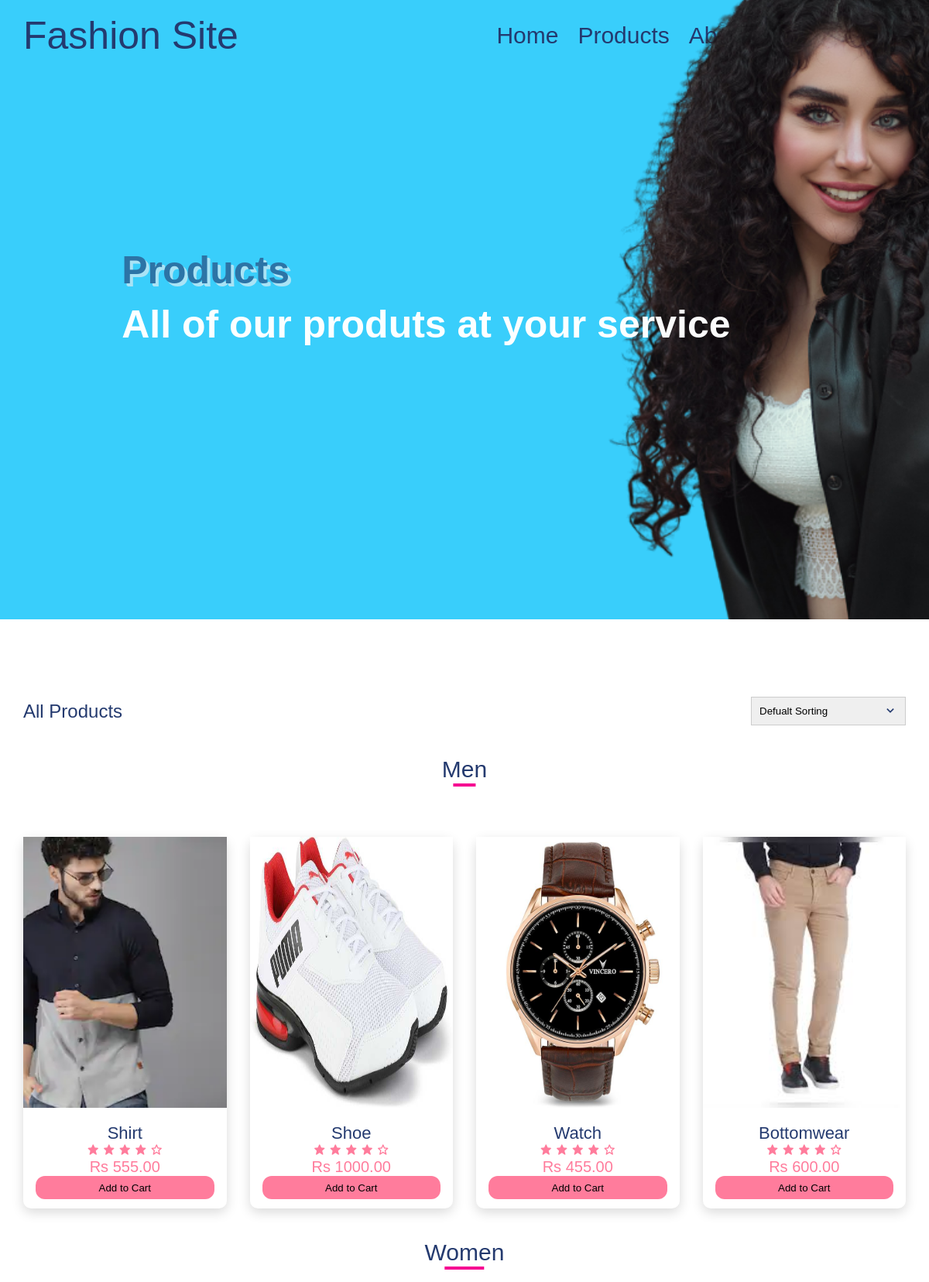
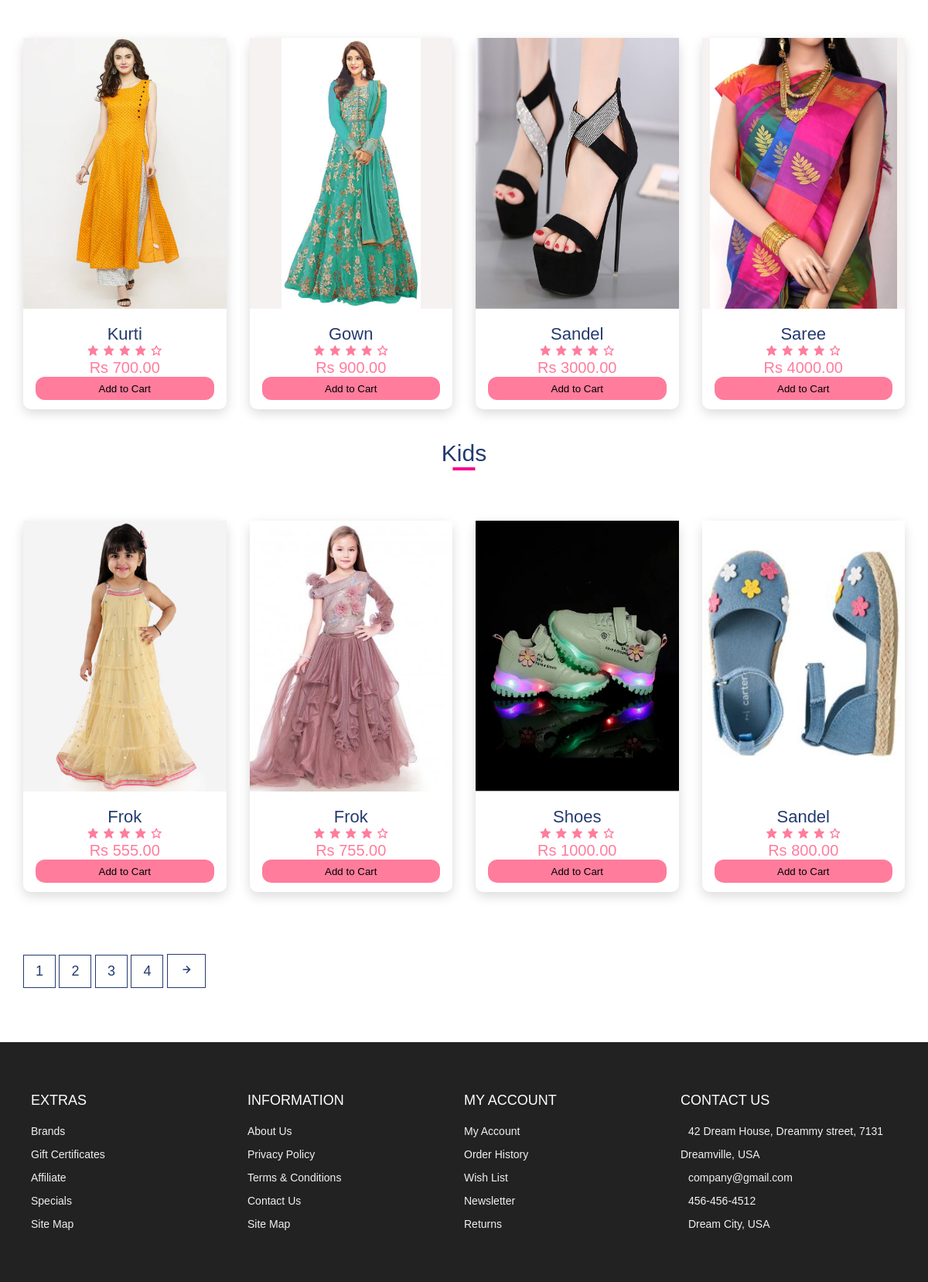
Page /product.php (signed in) on the committed database (2 pictures, top to bottom).
### tables this page shows
CREATE TABLE `products` (
  `id` int(10) NOT NULL,
  `name` varchar(250) NOT NULL,
  `code` varchar(100) NOT NULL,
  `price` double(9,2) NOT NULL,
  `image` varchar(250) NOT NULL
);

### product.php (the view, shortened to what this page needs)
<?php
include('db.php');
?>
<!DOCTYPE html>
<html lang="en">
<head>
    <link rel="stylesheet" href="https://cdn.jsdelivr.net/npm/boxicons@latest/css/boxicons.min.css" />
    <link rel="stylesheet" href="./css/styles.css" />
</head>
<body>
    <header id="home" class="header">
        <nav class="nav">
            <div class="navigation container">
                <div class="logo">
                    <h1>Fashion Site</h1>
                </div>
                <div class="menu">
                    <ul class="nav-list">
                        <li class="nav-item">
                            <a href="index.php" class="nav-link ">Home</a>
                        </li>
                        <li class="nav-item">
                            <div class="dropdown">
                                <a href="product.php" class="nav-link">Products</a>
                            </div>
                        </li>
                        <li class="nav-item">
                            <a href="about.php" class="nav-link ">About</a>
                        </li>
                        <li class="nav-item">
                            <a href="logout.php" class="nav-link ">Logout</a>
                        </li>
                        <li class="nav-item">
                            <a href="cart.php" class="nav-link icon"><i class="bx bx-shopping-bag"></i></a>
                        </li>
                    </ul>
                </div>
            </div>
        </nav>
        <img src="images/prod.png" alt="" class="hero-img" />
        <div class="hero-content">
            <h1>
                <span>Products</span>
            </h1>
            <h2 style="font-size: 50px; color:white">All of our produts at your service</h2>
        </div>
    </header>
    <section class="section all-products" id="products">
        <div class="top container">
            <h1>All Products</h1>
            <form>
                <select>
                    <option value="1">Defualt Sorting</option>
                </select>
                <span><i class='bx bx-chevron-down'></i></span>
            </form>
        </div>
        <div class="title">
            <h1 id="men">Men</h1>
        </div>
        <div class="product-center container">
            <?php
            $result = mysqli_query($con, "SELECT * FROM `products` where id>8 and id<13");
            while ($row = mysqli_fetch_assoc($result)) {
                echo "<div class='product'>
          <form method='post' action=''>  <div class='product-header'>
          <img src='" . $row['image'] . "' >
            <ul class='icons'>
              <span><i class='bx bx-heart'></i></span>
              <span><i class='bx bx-shopping-bag'></i></span>
              <span><i class='bx bx-search'></i></span>
            </ul>
          </div>
          <div class='product-footer'>
            <a href='#'>
              <h3>" . $row['name'] . "</h3>
            </a>
            <div class='rating'>
              <i class='bx bxs-star'></i>
              <i class='bx bxs-star'></i>
              <i class='bx bxs-star'></i>
              <i class='bx bxs-star'></i>
              <i class='bx bx-star'></i>
            </div>
            <h4 class='price'>Rs " . $row['price'] . "</h4>
            <input type='hidden' name='code' value=" . $row['code'] . " />
            <button type='submit' class='buy'>Add to Cart</button>
            </div>
            </form>
          </div>";
            }
            ?>
        </div>
        <div class="title">
            <h1 id="women">Women</h1>
        </div>
        <div class="product-center container">
            <?php
            $result = mysqli_query($con, "SELECT * FROM `products` where id>12 and id<17");
            while ($row = mysqli_fetch_assoc($result)) {
                echo "<div class='product'>
          <form method='post' action=''>  <div class='product-header'>
          <img src='" . $row['image'] . "' >
            <ul class='icons'>
              <span><i class='bx bx-heart'></i></span>
              <span><i class='bx bx-shopping-bag'></i></span>
              <span><i class='bx bx-search'></i></span>
            </ul>
          </div>
          <div class='product-footer'>
            <a href='#'>
              <h3>" . $row['name'] . "</h3>
            </a>
            <div class='rating'>
              <i class='bx bxs-star'></i>
              <i class='bx bxs-star'></i>
              <i class='bx bxs-star'></i>
              <i class='bx bxs-star'></i>
              <i class='bx bx-star'></i>
            </div>
            <h4 class='price'> Rs " . $row['price'] . "</h4>
            <input type='hidden' name='code' value=" . $row['code'] . " />
            <button type='submit' class='buy'>Add to Cart</button>
            </div>
            </form>
          </div>";
            }
            ?>
        </div>
        <div class="title">
            <h1 id="kids">Kids</h1>
        </div>
        <div class="product-center container">
            <?php
            $result = mysqli_query($con, "SELECT * FROM `products` where id>16 and id<21");
            while ($row = mysqli_fetch_assoc($result)) {
                echo "<div class='product'>
          <form method='post' action=''>  <div class='product-header'>
          <img src='" . $row['image'] . "' >
            <ul class='icons'>
              <span><i class='bx bx-heart'></i></span>
              <span><i class='bx bx-shopping-bag'></i></span>
              <span><i class='bx bx-search'></i></span>
            </ul>
          </div>
          <div class='product-footer'>
            <a href='#'>
              <h3>" . $row['name'] . "</h3>
            </a>
            <div class='rating'>
              <i class='bx bxs-star'></i>
              <i class='bx bxs-star'></i>
              <i class='bx bxs-star'></i>
              <i class='bx bxs-star'></i>
              <i class='bx bx-star'></i>
            </div>
            <h4 class='price'> Rs " . $row['price'] . "</h4>
            <input type='hidden' name='code' value=" . $row['code'] . " />
            <button type='submit' class='buy'>Add to Cart</button>
            </div>
            </form>
          </div>";
            }
            ?>
        </div>
    </section>
    <section class="pagination">
        <div class=" container">
            <span>1</span>
            <span>2</span>
            <span>3</span>
            <span>4</span>
            <span><i class='bx bx-right-arrow-alt'></i></span>
        </div>
    </section>
    <footer id="footer" class="section footer">
        <div class="container">
            <div class="footer-container">
                <div class="footer-center">
                    <h3>EXTRAS</h3>
                    <a href="#">Brands</a>
                    <a href="#">Gift Certificates</a>
                    <a href="#">Affiliate</a>
                    <a href="#">Specials</a>
                    <a href="#">Site Map</a>
                </div>
                <div class="footer-center">
                    <h3>INFORMATION</h3>
                    <a href="#">About Us</a>
                    <a href="#">Privacy Policy</a>
                    <a href="#">Terms & Conditions</a>
                    <a href="#">Contact Us</a>
                    <a href="#">Site Map</a>
                </div>
                <div class="footer-center">
                    <h3>MY ACCOUNT</h3>
                    <a href="#">My Account</a>
                    <a href="#">Order History</a>
                    <a href="#">Wish List</a>
                    <a href="#">Newsletter</a>
                    <a href="#">Returns</a>
                </div>
                <div class="footer-center">
                    <h3>CONTACT US</h3>
                    <div>
                        42 Dream House, Dreammy street, 7131 Dreamville, USA
                    </div>
                    <div>
                        company@gmail.com
                    </div>
                    <div>
                        456-456-4512
                    </div>
                    <div>
                        Dream City, USA
                    </div>
                </div>
            </div>
        </div>
    </footer>
</body>
</html>

### css/styles.css (style rules this page uses)
:root { --white: #fff; --black: #222; --pink: #f60091; --grey: #444; --grey2: #959595; --grey-alt: crimson; --yellow: #ffd800; --green: #59b210; }
*, *::before, *::after { margin: 0; padding: 0; box-sizing: inherit; }
html { scroll-behavior: smooth; box-sizing: border-box; font-size: 62.5%; }
body { font-family: "Poppins", sans-serif; font-size: 1.6rem; font-weight: 400; background-color: #fff; color: #243a6f; position: relative; z-index: 1; }
h1, h2, h3, h4 { font-weight: 500; }
a { color: inherit; text-decoration: none; }
img { max-width: 100%; }
li { list-style: none; }
.container { max-width: 120rem; margin: 0 auto; }
@media only screen and (max-width: 1200px) { .container { padding: 0 3rem; } }
.header { position: relative; width: 100%; min-height: 100vh; background-color: rgb(57, 206, 251); overflow: hidden; }
.nav { padding: 1.6rem 0; }
.buy { border-radius: 12px; background-color: #ff7c9c; border: none; width: 100%; height: 3rem; cursor: pointer; }
.navigation { display: flex; align-items: center; justify-content: space-between; }
.logo h1 { font-size: 5rem; }
.nav-list { font-size: 3rem; display: flex; align-items: center; }
.nav-item:not(:last-child) { margin-right: 0.5rem; }
.nav-link:link, .nav-link:visited { padding: 0.8rem 1rem; transition: all 300ms ease-in-out; }
.nav-link.icon { font-size: 5rem; }
.header .hero-img { position: absolute; bottom: -5%; right: -1%; height: 90rem; object-fit: contain; }
.hero-content { position: absolute; top: 50%; transform: translate(25%, -50%); }
.hero-content h2 { color: #f8d742; font-size: 3rem; font-weight: 700; margin-bottom: 1rem; }
.hero-content h1 span { color: #253b70; font-size: 15rem; font-weight: 700; display: block; line-height: 1; text-shadow: 3px 3px 0 #f1f1f1, 4px 4px 0 #f1f1f1; }
@media only screen and (max-width: 1200px) { .header .hero-img { right: -20%; } }
@media only screen and (max-width: 1200px) { .hero-content { transform: translate(20%, -50%); } }
@media only screen and (max-width: 1200px) { .hero-content h2 { font-size: 2rem; } }
@media only screen and (max-width: 1200px) { .hero-content h1 span { font-size: 5rem; } }
.section { padding: 10rem 0 5rem 0; }
.title { margin: 4rem 0 7rem 0; text-align: center; }
.title h1 { font-size: 3rem; display: inline-block; position: relative; z-index: 0; }
.title h1::after { content: ""; position: absolute; left: 50%; bottom: -20%; transform: translate(-50%, -50%); background-color: var(--pink); width: 50%; height: 0.4rem; z-index: 1; }
.product-center { display: grid; grid-template-columns: repeat(auto-fit, minmax(25rem, 1fr)); gap: 7rem 3rem; }
.product { height: 48rem; background-color: #fff; box-shadow: 0 0.5rem 1.5rem rgba(0, 0, 0, 0.15); border-radius: 1rem; text-align: center; transition: all 300ms ease-in-out; }
.product-header { position: relative; height: 35rem; background-color: #f6f2f1; transition: all 300ms ease-in-out; z-index: 0; }
.product-header img { height: 100%; }
.product-footer { padding: 2rem 1.6rem 1.6rem 1.6rem; }
.product-footer h3 { font-size: 2.2rem; }
.rating { color: #ff7c9c; }
.product-footer .price { color: #ff7c9c; font-size: 2rem; }
.footer { background-color: var(--black); padding: 6rem 1rem; line-height: 3rem; width: 100%; }
.footer-container { display: grid; grid-template-columns: repeat(4, 1fr); color: var(--white); }
.footer-center a:link, .footer-center a:visited { display: block; color: #f1f1f1; font-size: 1.4rem; transition: 0.6s; }
.footer-center div { color: #f1f1f1; font-size: 1.4rem; }
.footer-center h3 { font-size: 1.8rem; font-weight: 400; margin-bottom: 1rem; }
.section .top { display: flex; align-items: center; justify-content: space-between; margin-bottom: 4rem; }
.all-products .top select { font-family: "Poppins", sans-serif; width: 20rem; padding: 1rem; border: 1px solid #ccc; appearance: none; outline: none; }
form { position: relative; z-index: 1; }
form span { position: absolute; top: 50%; right: 1rem; transform: translateY(-50%); font-size: 2rem; z-index: 0; }
.pagination { padding: 3rem 0 5rem 0; }
.pagination span { display: inline-block; padding: 1rem 1.5rem; border: 1px solid #243a6f; font-size: 1.8rem; margin-bottom: 2rem; cursor: pointer; transition: all 300ms ease-in-out; }

### rows in the picture
products: image (picture), name "Shirt", price "555.00"
products: image (picture), name "Shoe", price "1000.00"
products: image (picture), name "Watch", price "455.00"
products: image (picture), name "Bottomwear", price "600.00"
products: image (picture), name "Kurti", price "700.00"
products: image (picture), name "Gown", price "900.00"
products: image (picture), name "Sandel", price "3000.00"
products: image (picture), name "Saree", price "4000.00"
products: image (picture), name "Frok", price "555.00"
products: image (picture), name "Frok", price "755.00"
products: image (picture), name "Shoes", price "1000.00"
products: image (picture), name "Sandel", price "800.00"
